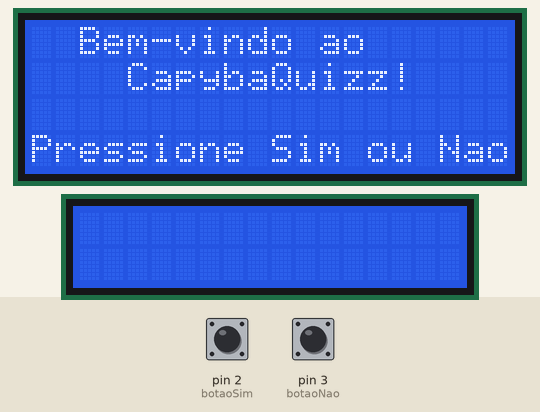
This sketch was run on a simulated Arduino Uno, built with avr-gcc and run on an emulated ATmega328P. Shown: 20×4 character LCD, 16×2 character LCD. Inputs (shaded band) come from the test bench; at power-on: pin 2 (botaoSim) LOW, pin 3 (botaoNao) LOW.

Above: at 1.1 s.
1.2 s: pin 2 (botaoSim) pulled HIGH for 3.2 s
At 2.2 s:
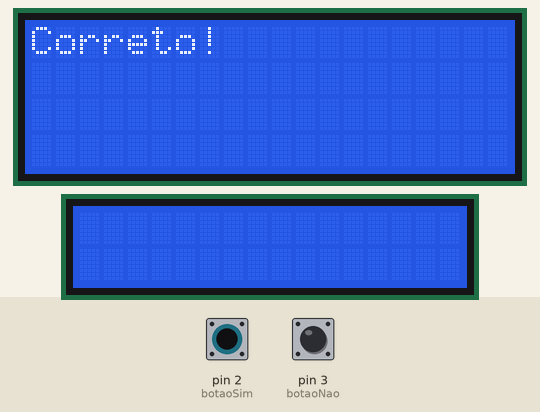
7.4 s: pin 3 (botaoNao) pulled HIGH for 0.15 s
At 10.2 s:
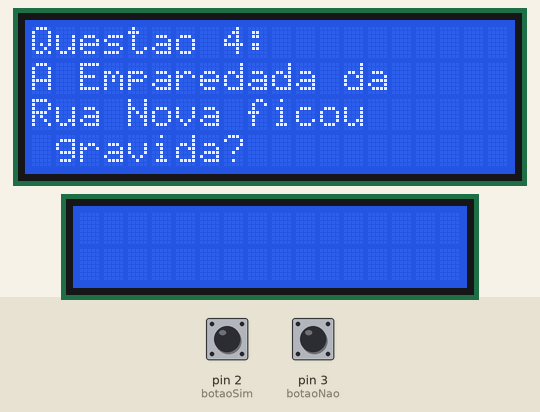
10.5 s: pin 2 (botaoSim) pulled HIGH for 0.15 s
At 13.3 s:
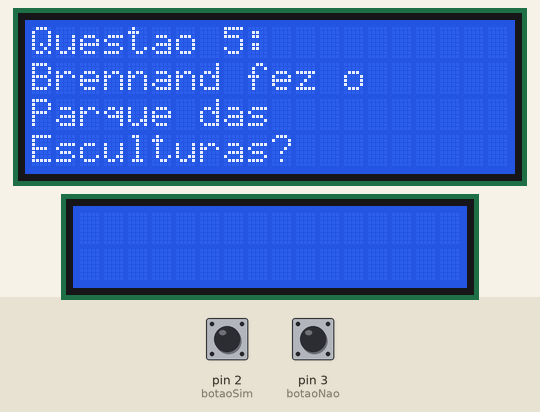
13.6 s: pin 3 (botaoNao) pulled HIGH for 1 s
At 14.0 s:
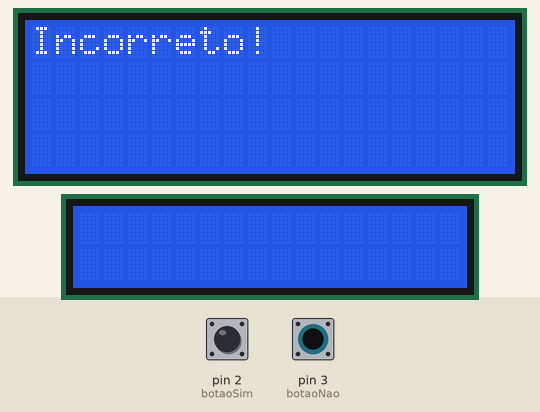
17.1 s: pin 2 (botaoSim) pulled HIGH for 1 s
At 19.8 s:
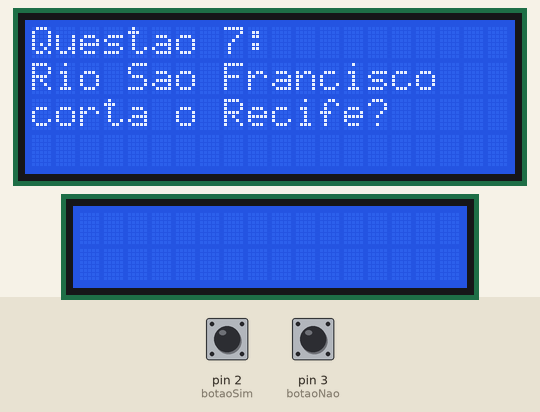
20.6 s: pin 3 (botaoNao) pulled HIGH for 3.2 s
At 25.6 s:
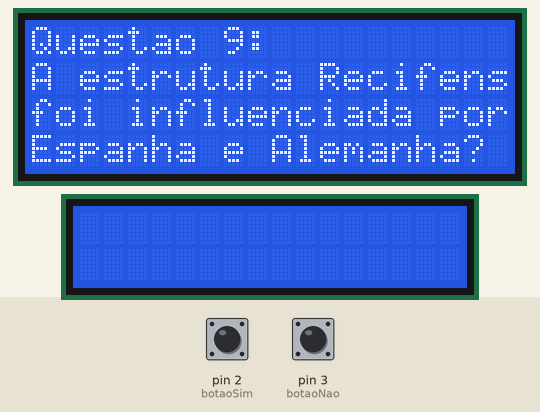
Timing chart, 0 to 27.1 s (numbered marks = the images above; inputs shaded):
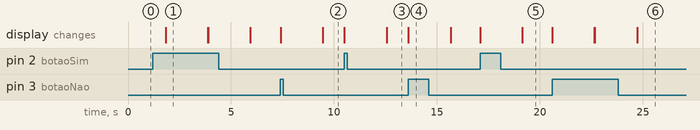

The sketch:

codigo-capybaquizz.ino
```cpp
#include <Wire.h>
#include <LiquidCrystal_I2C.h>

// Configuração dos LCDs
LiquidCrystal_I2C lcd20x4(0x27, 20, 4); // LCD 20x4 para questões e respostas
LiquidCrystal_I2C lcd16x2(0x3F, 16, 2); // LCD 16x2 para mensagens adicionais

// Pinos dos botões
const int botaoSim = 2;
const int botaoNao = 3;

// Variáveis de controle
int acertos = 0;
bool respostaSelecionada = false;
int perguntaAtual = 1; // Variável para controlar qual questão está sendo feita

void setup() {
  // Inicializa os LCDs
  lcd20x4.begin(20, 4);
  lcd20x4.backlight();
  lcd16x2.begin(16, 2);
  lcd16x2.backlight();

  // Configura os botões como entrada
  pinMode(botaoSim, INPUT);
  pinMode(botaoNao, INPUT);

  // Mostra a tela inicial
  mostrarTelaInicial();
}

void loop() {
  // Verifica a resposta da questão atual
  if (!respostaSelecionada) {
    if (digitalRead(botaoSim) == HIGH) {
      respostaSelecionada = true;
      verificarResposta(true);
    }
    if (digitalRead(botaoNao) == HIGH) {
      respostaSelecionada = true;
      verificarResposta(false);
    }
  }
}

void mostrarTelaInicial() {
  lcd20x4.clear();
  lcd20x4.setCursor(2, 0);
  lcd20x4.print("Bem-vindo ao");
  lcd20x4.setCursor(4, 1);
  lcd20x4.print("CapybaQuizz!");
  lcd20x4.setCursor(0, 3);
  lcd20x4.print("Pressione Sim ou Nao");

  // Aguarda o usuário pressionar um botão
  while (digitalRead(botaoSim) == LOW && digitalRead(botaoNao) == LOW) {
    delay(100); // Aguarda para evitar loop excessivamente rápido
  }

  // Reseta variáveis para o próximo jogo
  acertos = 0;
  respostaSelecionada = false;
  perguntaAtual = 1;

  // Breve pausa antes de iniciar o quiz
  delay(500);

  // Mostra a primeira questão
  mostrarQuestao1();
}

void mostrarQuestao1() {
  lcd20x4.clear();
  lcd20x4.setCursor(0, 0);
  lcd20x4.print("Questao 1:");
  lcd20x4.setCursor(0, 1);
  lcd20x4.print("Bolo de rolo e");
  lcd20x4.setCursor(0, 2);
  lcd20x4.print("comida pernambucana?");
  lcd20x4.setCursor(0, 3);

}

void mostrarQuestao2() {
  lcd20x4.clear();
  lcd20x4.setCursor(0, 0);
  lcd20x4.print("Questao 2:");
  lcd20x4.setCursor(0, 1);
  lcd20x4.print("O Cesar e o");
  lcd20x4.setCursor(0, 2);
  lcd20x4.print("responsavel pelo");
  lcd20x4.setCursor(0, 3);
  lcd20x4.print("rec n' play?");
}

void mostrarQuestao3() {
  lcd20x4.clear();
  lcd20x4.setCursor(0, 0);
  lcd20x4.print("Questao 3:");
  lcd20x4.setCursor(0, 1);
  lcd20x4.print("Cartola leva");
  lcd20x4.setCursor(0, 2);
  lcd20x4.print("queijo prato?");
  lcd20x4.setCursor(0, 3);

}

void mostrarQuestao4() {
  lcd20x4.clear();
  lcd20x4.setCursor(0, 0);
  lcd20x4.print("Questao 4:");
  lcd20x4.setCursor(0, 1);
  lcd20x4.print("A Emparedada da");
  lcd20x4.setCursor(0, 2);
  lcd20x4.print("Rua Nova ficou");
  lcd20x4.setCursor(0, 3);
  lcd20x4.print(" gravida?");
}

void mostrarQuestao5() {
  lcd20x4.clear();
  lcd20x4.setCursor(0, 0);
  lcd20x4.print("Questao 5:");
  lcd20x4.setCursor(0, 1);
  lcd20x4.print("Brennand fez o");
  lcd20x4.setCursor(0, 2);
  lcd20x4.print("Parque das ");
  lcd20x4.setCursor(0, 3);
  lcd20x4.print("Esculturas?");
}
void mostrarQuestao6() {
  lcd20x4.clear();
  lcd20x4.setCursor(0, 0);
  lcd20x4.print("Questao 6:");
  lcd20x4.setCursor(0, 1);
  lcd20x4.print("Frevo mistura marcha,");
  lcd20x4.setCursor(0, 2);
  lcd20x4.print("maxixe e capoeira?");
}
void mostrarQuestao7() {
  lcd20x4.clear();
  lcd20x4.setCursor(0, 0);
  lcd20x4.print("Questao 7:");
  lcd20x4.setCursor(0, 1);
  lcd20x4.print("Rio Sao Francisco");
  lcd20x4.setCursor(0, 2);
  lcd20x4.print("corta o Recife?");
}
void mostrarQuestao8() {
  lcd20x4.clear();
  lcd20x4.setCursor(0, 0);
  lcd20x4.print("Questao 8:");
  lcd20x4.setCursor(0, 1);
  lcd20x4.print("Frevo tem batuques");
  lcd20x4.setCursor(0, 2);
  lcd20x4.print("e alfaias?");
}
void mostrarQuestao9() {
  lcd20x4.clear();
  lcd20x4.setCursor(0, 0);
  lcd20x4.print("Questao 9:");
  lcd20x4.setCursor(0, 1);
  lcd20x4.print("A estrutura Recifense");
  lcd20x4.setCursor(0, 2);
  lcd20x4.print("foi influenciada por");
  lcd20x4.setCursor(0, 3);
  lcd20x4.print("Espanha e Alemanha?");
}
void mostrarQuestao10() {
  lcd20x4.clear();
  lcd20x4.setCursor(0, 0);
  lcd20x4.print("Questao 10:");
  lcd20x4.setCursor(0, 1);
  lcd20x4.print("Torre Malakoff era");
  lcd20x4.setCursor(0, 2);
  lcd20x4.print("um teatro?");
}
void verificarResposta(bool resposta) {
  lcd20x4.clear();

  // Verifica a resposta de acordo com a pergunta atual
  bool correto = false;
  switch (perguntaAtual) {
    case 1: correto = resposta; break;
    case 2: correto = !resposta; break;
    case 3: correto = !resposta; break;
    case 4: correto = resposta; break;
    case 5: correto = resposta; break;
    case 6: correto = resposta; break;
    case 7: correto = !resposta; break;
    case 8: correto = !resposta; break;
    case 9: correto = !resposta; break;
    case 10: correto = !resposta; break;
  }

  if (correto) {
    acertos++;
    lcd20x4.setCursor(0, 0);
    lcd20x4.print("Correto!");
  } else {
    lcd20x4.setCursor(0, 0);
    lcd20x4.print("Incorreto!");
  }

  delay(2000); // Pausa para mostrar o resultado

  // Passa para a próxima pergunta ou finaliza o quiz
  if (perguntaAtual < 10) {
    perguntaAtual++;
    respostaSelecionada = false;
    switch (perguntaAtual) {
      case 2: mostrarQuestao2(); break;
      case 3: mostrarQuestao3(); break;
      case 4: mostrarQuestao4(); break;
      case 5: mostrarQuestao5(); break;
      case 6: mostrarQuestao6(); break;
      case 7: mostrarQuestao7(); break;
      case 8: mostrarQuestao8(); break;
      case 9: mostrarQuestao9(); break;
      case 10: mostrarQuestao10(); break;
    }
  } else {
    mostrarTelaFinal();
  }
}

void mostrarTelaFinal() {
  lcd20x4.clear();
  lcd20x4.setCursor(2, 0);
  lcd20x4.print("Fim do Quiz!");
  lcd20x4.setCursor(0, 1);
  lcd20x4.print("Voce acertou:");
  lcd20x4.setCursor(0, 2);
  lcd20x4.print(acertos);
  lcd20x4.print(" de 10 perguntas");

  lcd20x4.setCursor(0, 3);
  lcd20x4.print("Pressione um botao");

  // Reduz o tempo de pausa antes de aceitar interação
  delay(1500); // Aguarda 1.5 segundos antes de permitir o botão

  // Aguarda o usuário pressionar um botão para voltar à tela inicial
  while (digitalRead(botaoSim) == LOW && digitalRead(botaoNao) == LOW) {
    delay(200); // Aguarda sem consumir processamento excessivo
  }

  // Breve pausa após o botão ser pressionado
  delay(500);

  // Retorna à tela inicial
  mostrarTelaInicial();
}
```

Measured:
- after the input at 1.2 s, the display: changes after 0.63 s (image 1)
- after the input at 7.4 s, the display: first changes at once (image 2 shows a later state)
- after the input at 10.5 s, the display: first changes at once (image 3 shows a later state)
- after the input at 13.6 s, the display: changes at once (image 4)
- after the input at 17.1 s, the display: first changes at once (image 5 shows a later state)
- after the input at 20.6 s, the display: first changes at once (image 6 shows a later state)
- what the display in image 1 shows lasts 2.1 s, from 1.8 s to 3.9 s
